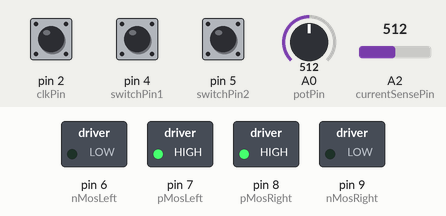
A sketch run on a simulated Arduino Uno, built with avr-gcc and run on an emulated ATmega328P. Parts: switched loads named in the sketch (green lamp = pin HIGH). The test bench sets the inputs (shaded band); at power-on: pin 4 (switchPin1) HIGH, pin 5 (switchPin2) HIGH, A2 (currentSensePin) = 512, pin 2 (clkPin) HIGH, A0 (potPin) = 512. What the sketch prints to the serial monitor is not drawn.

Above: at 1.2 s.
1.3 s: pin 4 (switchPin1) pulled LOW for 0.15 s
At 1.37 s:
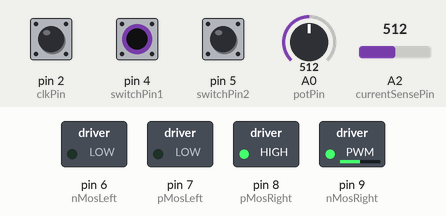
2.9 s: pin 5 (switchPin2) pulled LOW for 0.15 s
At 2.97 s:
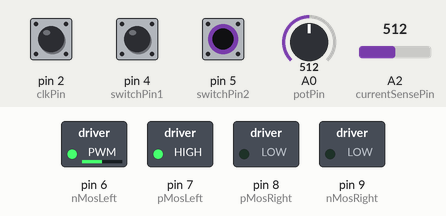
4.5 s: A2 (currentSensePin) set to 566
6.0 s: A2 (currentSensePin) set to 585
9.6 s: pin 4 (switchPin1) pulled LOW for 1 s
Timing chart, 0 to 12.6 s (numbered marks = the images above; inputs shaded):
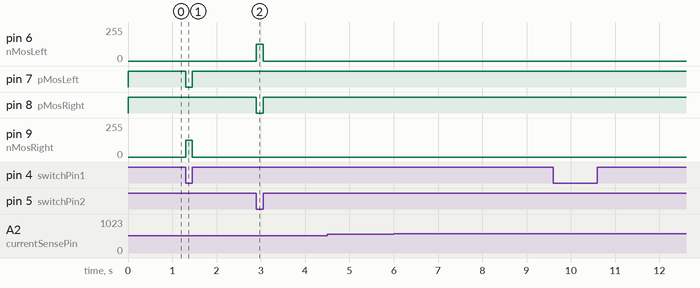

Measured:
- after the input at 1.3 s, pin 7 (pMosLeft): HIGH → LOW at once, → HIGH 0.15 s later; pin 9 (nMosRight): 0/255 → 127/255 at once, → 0/255 0.15 s later
- after the input at 2.9 s, pin 6 (nMosLeft): 0/255 → 127/255 at once, → 0/255 0.15 s later; pin 8 (pMosRight): HIGH → LOW at once, → HIGH 0.15 s later
- after the input at 4.5 s, every drawn part: stays the same
- after the input at 6.0 s, every drawn part: stays the same

The sketch:

ps1.ino.ino
```cpp
const int clkPin = 2;
const int dtPin = 3;

volatile int encoderPos = 0;
int lastClkState;

const int potPin = A0;

const int switchPin1 = 4;
const int switchPin2 = 5;

const int nMosLeft = 6;
const int pMosLeft = 7;
const int pMosRight = 8;
const int nMosRight = 9;

const int currentSensePin = A2;
const float voltageAtZeroCurrent = 2.5; // V
const float sensitivity = 0.06;         // V per A (60 mV/A for WCS1500)
const float overcurrentThreshold = 5.0; // Amps, adjust as needed

float readCurrentWCS1500() {
  float voltage = analogRead(currentSensePin) * (5.0 / 1023.0);
  float current = (voltage - voltageAtZeroCurrent) / sensitivity;
  return current;
}
void readEncoder() {
  bool currentClk = digitalRead(clkPin);
  bool currentDt = digitalRead(dtPin);

  if (currentDt != currentClk) {
    encoderPos++;
    Serial.println(" clockwise");
  } else {
    encoderPos--;
      Serial.println(" counter clockwise");
  }
}

void setup() {

  pinMode(clkPin, INPUT);
  pinMode(dtPin, INPUT);

  Serial.begin(9600);
  lastClkState = digitalRead(clkPin);
  pinMode(potPin, INPUT);
  pinMode(switchPin1, INPUT_PULLUP);
  pinMode(switchPin2, INPUT_PULLUP);

  pinMode(pMosLeft, OUTPUT);
  pinMode(nMosLeft, OUTPUT);
  pinMode(pMosRight, OUTPUT);
  pinMode(nMosRight, OUTPUT);
  attachInterrupt(digitalPinToInterrupt(clkPin), readEncoder, CHANGE);
}

void loop() {

  float motorCurrent = readCurrentWCS1500();

  if (abs(motorCurrent) > overcurrentThreshold) {
      // Stop
  digitalWrite(nMosLeft, LOW);
  digitalWrite(pMosLeft, HIGH);
  digitalWrite(nMosRight, LOW);
  digitalWrite(pMosRight, HIGH);

    Serial.println("Safety Cutoff: Overcurrent Detected!");


  }
  static int lastReported = 0;

float angle = (encoderPos * 360.0) /(2* 24);//as countsPerRevolution of this dc motor is 24
  if (lastReported != encoderPos) {
    Serial.print("Position: ");
    Serial.print(encoderPos);
     Serial.print(",angle: ");
     Serial.print(angle);

    lastReported = encoderPos;
  }


  // Read potentiometer and convert to PWM (0-255)
  int potValue = analogRead(potPin);
  int speedPWM = map(potValue, 0, 1023, 0, 255);

  // Read switch inputs
  bool sw1 = digitalRead(switchPin1);
  bool sw2 = digitalRead(switchPin2);

if (sw1 == LOW && sw2 == HIGH) {
  // Clockwise Rotation
  analogWrite(nMosRight, speedPWM);
  digitalWrite(pMosLeft, LOW);    // Turn ON via inverter
  digitalWrite(nMosLeft, LOW);   // OFF
  digitalWrite(pMosRight, HIGH); } // OFF

 else if (sw1 == HIGH && sw2 == LOW) {
  // Counter-Clockwise Rotation
  analogWrite(nMosLeft, speedPWM);
  digitalWrite(pMosRight, LOW);   // Turn ON via inverter
  digitalWrite(nMosRight,LOW );    // OFF
  digitalWrite(pMosLeft, HIGH);   // OFF
}
else {
  // Stop
  digitalWrite(nMosLeft, LOW);
  digitalWrite(pMosLeft, HIGH);
  digitalWrite(nMosRight, LOW);
  digitalWrite(pMosRight, HIGH);
}


}
```
